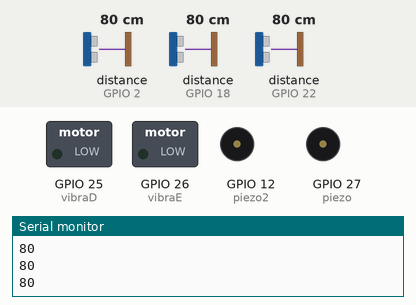
Recording of a sketch running on a simulated ESP32. Parts: switched loads named in the sketch (green lamp = pin HIGH), buzzer (waves = sounding, pin HIGH), the last lines printed to the serial monitor. Wiring (inferred from the names in the program): 3 × ultrasonic range finder: trigger GPIO 4, echo GPIO 2 / trigger GPIO 5, echo GPIO 18 / trigger GPIO 23, echo GPIO 22. The inputs (shaded band) are chosen by the test bench; at power-on: distance to the obstacle (sensors on GPIO 2, GPIO 18, GPIO 22) 80 cm. The echo pulse lasts 58.3 µs per cm; nothing arrives over Bluetooth unless stated; a phone connects over Bluetooth LE 3 s after start; pins used as bus, display or sensor lines are not drawn.

Above: at 1.2 s.
1.3 s: distance to the obstacle (sensor on GPIO 2) set to 38 cm
2.8 s: distance to the obstacle (sensor on GPIO 2) set to 32 cm
At 4.0 s:
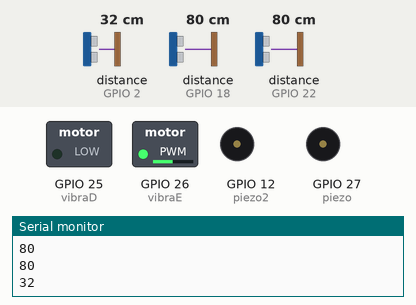
4.3 s: distance to the obstacle (sensor on GPIO 18) set to 37 cm
5.8 s: distance to the obstacle (sensor on GPIO 18) set to 32 cm
At 7.0 s:
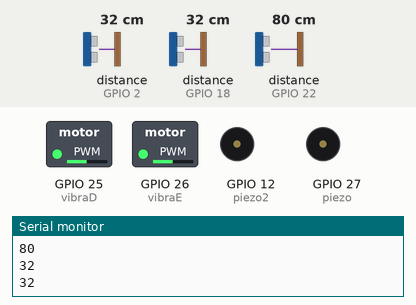
7.3 s: distance to the obstacle (sensor on GPIO 22) set to 37 cm
8.8 s: distance to the obstacle (sensor on GPIO 22) set to 32 cm
At 9.1 s:
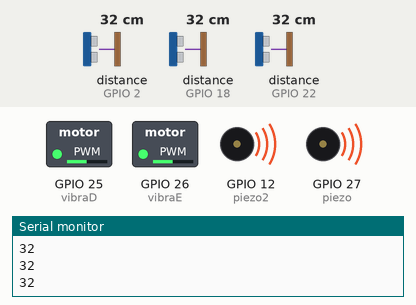
Timing chart, 0 to 11.3 s (numbered marks = the images above; inputs shaded):
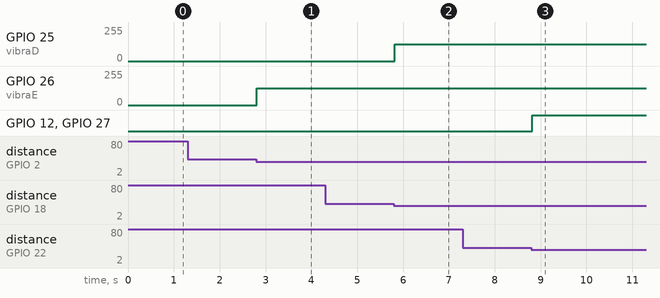

Measured:
- the behaviour switches between 35 and 34 cm on distance to the obstacle (sensor on GPIO 2) (found by bisection; images 0 and 1)
- the behaviour switches between 35 and 34 cm on distance to the obstacle (sensor on GPIO 18) (found by bisection; images 1 and 2)
- the behaviour switches between 35 and 34 cm on distance to the obstacle (sensor on GPIO 22) (found by bisection; images 2 and 3)
- after the input at 2.8 s, GPIO 26 (vibraE): 0/255 → 125/255 at once
- after the input at 5.8 s, GPIO 25 (vibraD): 0/255 → 125/255 at once
- after the input at 8.8 s, GPIO 12 (piezo2), GPIO 27 (piezo): LOW → HIGH at once

The sketch:

server.ino
```cpp
#include <BLEDevice.h>
#include <BLEServer.h>
#include <BLEUtils.h>
#include <BLE2902.h>

#include <Arduino.h>
unsigned long startTime;

BLEServer* pServer = NULL;
BLECharacteristic* pCharacteristic = NULL;
BLEDescriptor* pDescr;
BLE2902* pBLE2902;

bool deviceConnected = false;
bool oldDeviceConnected = false;
uint32_t value[3] = { 0, 0, 0 };

// Definições dos pinos
const int triggerPinF = 23;  // Pino de Trigger do HY-SRF05
const int echoPinF = 22;     // Pino de Echo do HY-SRF05
const int triggerPinD = 5;   // Pino de Trigger do HY-SRF05
const int echoPinD = 18;     // Pino de Echo do HY-SRF05
const int triggerPinE = 4;   // Pino de Trigger do HY-SRF05
const int echoPinE = 2;      // Pino de Echo do HY-SRF05
const int piezo = 27;        // Pino do buzzer bengala
const int piezo2 = 12;        // Pino do buzzer bengala
const int vibraE = 26;       // Pino do vibracall esquerdo
const int vibraD = 25;       // Pino do vibracall direito

float distancia = 0;
float distanciaD = 0;
float distanciaE = 0;

// See the following for generating UUIDs:
// https://www.uuidgenerator.net/

#define SERVICE_UUID "4fafc201-1fb5-459e-8fcc-c5c9c331914b"
#define CHARACTERISTIC_UUID "beb5483e-36e1-4688-b7f5-ea07361b26a8"

class MyServerCallbacks : public BLEServerCallbacks {
  void onConnect(BLEServer* pServer) {
    deviceConnected = true;
  };

  void onDisconnect(BLEServer* pServer) {
    deviceConnected = false;
  }
};

// Função para calcular a distância
float calcularDistancia(int triggerPin, int echoPin) {
  // Variáveis para armazenar o tempo
  long duration;
  float distance;
  // Gera um pulso de trigger
  digitalWrite(triggerPin, LOW);   // Garante que o trigger está em LOW
  delayMicroseconds(2);            // Espera 2 microssegundos
  digitalWrite(triggerPin, HIGH);  // Gera um pulso de 10 microssegundos
  delayMicroseconds(10);
  digitalWrite(triggerPin, LOW);  // Desliga o trigger

  // Lê o tempo que o pulso leva para voltar
  duration = pulseIn(echoPin, HIGH);

  // Calcula a distância em centímetros
  distance = (duration / 2.0) * 0.0344;

  return distance;
}

void labirinto() {
  if (distancia >= 35) {
    digitalWrite(piezo, LOW);
    digitalWrite(piezo2, LOW);
  } else {
    digitalWrite(piezo, HIGH);
    digitalWrite(piezo2, HIGH);
  }
  if (distanciaD >= 35) {
    dacWrite(vibraD, 0);
  } else if (distanciaD < 35 && distanciaD > 10) {
    dacWrite(vibraD, 125);
  } else {
    dacWrite(vibraD, 255);
  }
  if (distanciaE >= 35) {
    dacWrite(vibraE, 0);
  } else {
    dacWrite(vibraE, 125);
  }
}

void setup() {
  Serial.begin(115200);

  // Create the BLE Device
  BLEDevice::init("ESP32");

  // Create the BLE Server
  pServer = BLEDevice::createServer();
  pServer->setCallbacks(new MyServerCallbacks());

  // Create the BLE Service
  BLEService* pService = pServer->createService(SERVICE_UUID);

  // Create a BLE Characteristic
  pCharacteristic = pService->createCharacteristic(
    CHARACTERISTIC_UUID,
    BLECharacteristic::PROPERTY_NOTIFY);

  // Create a BLE Descriptor

  pDescr = new BLEDescriptor((uint16_t)0x2901);
  pDescr->setValue("A very interesting variable");
  pCharacteristic->addDescriptor(pDescr);

  pBLE2902 = new BLE2902();
  pBLE2902->setNotifications(true);
  pCharacteristic->addDescriptor(pBLE2902);

  // Start the service
  pService->start();

  // Start advertising
  BLEAdvertising* pAdvertising = BLEDevice::getAdvertising();
  pAdvertising->addServiceUUID(SERVICE_UUID);
  pAdvertising->setScanResponse(false);
  pAdvertising->setMinPreferred(0x0);  // set value to 0x00 to not advertise this parameter
  BLEDevice::startAdvertising();
  Serial.println("Waiting a client connection to notify...");

  startTime = millis();

  pinMode(triggerPinF, OUTPUT);
  pinMode(echoPinF, INPUT);
  pinMode(triggerPinD, OUTPUT);
  pinMode(echoPinD, INPUT);
  pinMode(triggerPinE, OUTPUT);
  pinMode(echoPinE, INPUT);
  pinMode(piezo, OUTPUT);
  pinMode(piezo2, OUTPUT);
  pinMode(vibraE, OUTPUT);
}

void loop() {


  // Chama a função para calcular a distância
  distancia = calcularDistancia(triggerPinF, echoPinF);
  distanciaD = calcularDistancia(triggerPinD, echoPinD);
  distanciaE = calcularDistancia(triggerPinE, echoPinE);
  value[0] = distancia;
  value[1] = distanciaD;
  value[2] = distanciaE;
  Serial.println(value[0]);
  Serial.println(value[1]);
  Serial.println(value[2]);

  labirinto();
  // notify changed value
  if (deviceConnected) {

    uint8_t buffer[sizeof(value)];
    // Copie os dados do vetor de uint32_t para o buffer de uint8_t
    memcpy(buffer, value, sizeof(value));
    // Agora use o buffer de uint8_t com a função setValue
    pCharacteristic->setValue(buffer, sizeof(buffer));
    //pCharacteristic->setValue(value, 3);
    pCharacteristic->notify();
    delay(10);
  }
  // disconnecting
  if (!deviceConnected && oldDeviceConnected) {
    delay(500);                   // give the bluetooth stack the chance to get things ready
    pServer->startAdvertising();  // restart advertising
    Serial.println("start advertising");
    oldDeviceConnected = deviceConnected;
  }
  // connecting
  if (deviceConnected && !oldDeviceConnected) {
    // do stuff here on connecting
    oldDeviceConnected = deviceConnected;
  }
}
```
